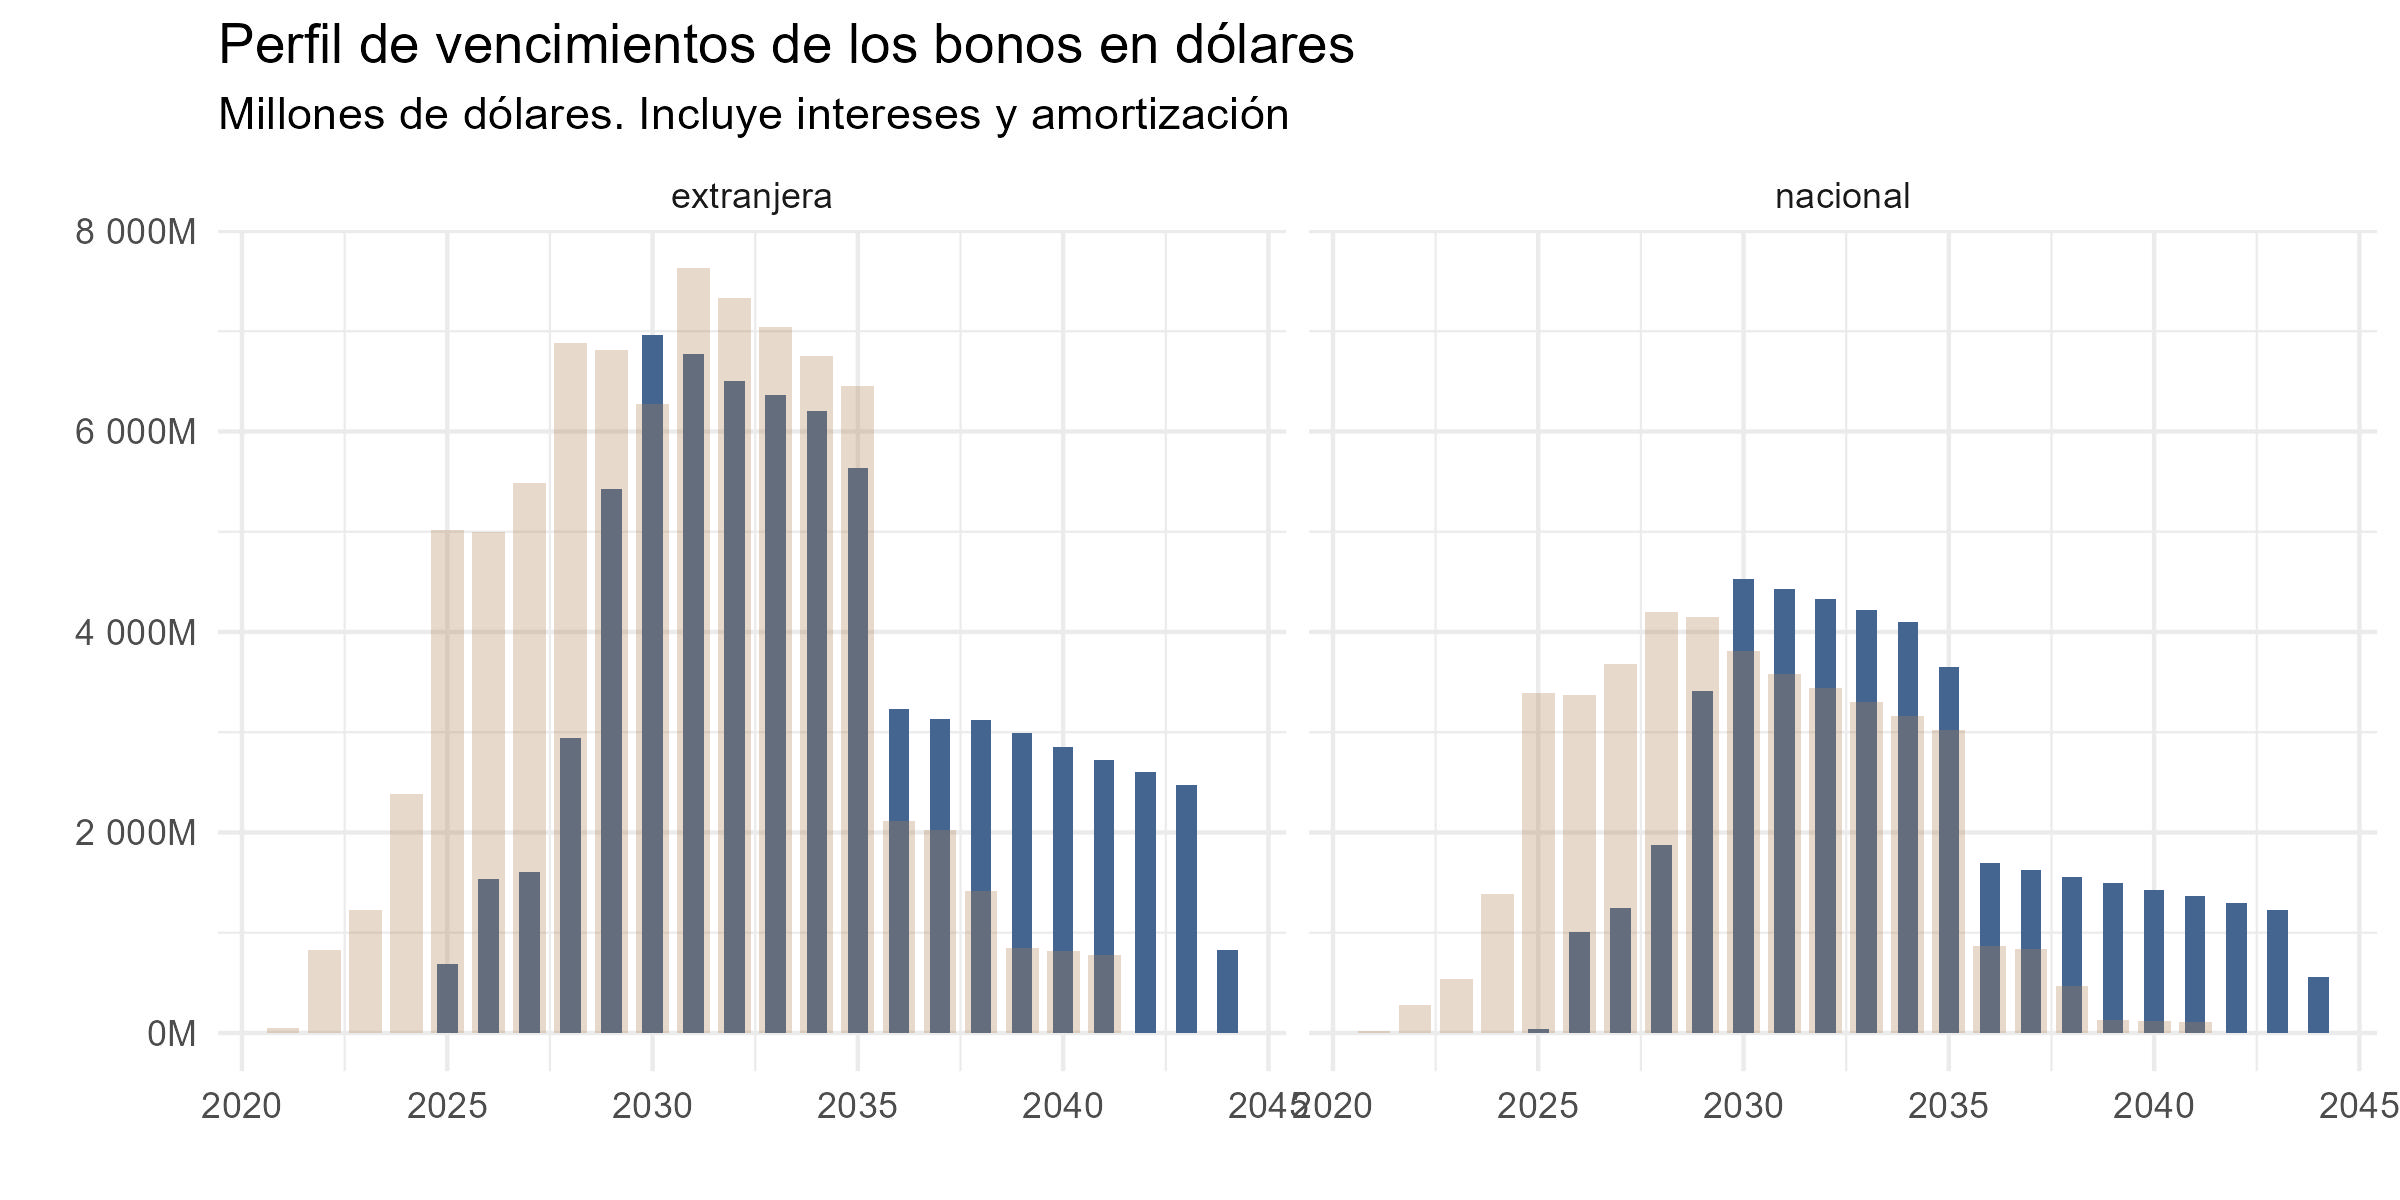

Recreate this plot in R.
library(tidyverse)

# Levanto los cashflows en USD para calcular los perfiles de vencimientos
ruta <- 'Cashflow - Bonos - TABLEAU.xlsx'
hojas <- readxl::excel_sheets(ruta )

actual <- readxl::read_excel(ruta,sheet='1.2. Cashflow unificado - c Mon')

bonos_actual <- select(actual,c(fecha = 1,cupon_nacional = 'LEY NACIONAL',amortizacion_nacional='...13',
                                cupon_extranjera='LEY EXTRANJERA',amortizacion_extranjera='...26')) %>% 
  filter(!is.na(fecha)) %>% 
  mutate(cat = 'actual')


nuevos <- readxl::read_excel(ruta,sheet='4.2. Cashflow unificado - c Mon')
bonos_nuevos <- select(nuevos,c(fecha = 1,cupon_nacional = 'LEY NACIONAL',amortizacion_nacional='...11',
                                cupon_extranjera='LEY EXTRANJERA',amortizacion_extranjera='...24')) %>% 
  filter(!is.na(fecha))%>% 
  mutate(cat = 'reestructuración')


bonos_todos <- bind_rows(bonos_actual,bonos_nuevos)

bonos_todos_long <- bonos_todos %>% 
  pivot_longer(cols = c(cupon_nacional,cupon_extranjera,amortizacion_nacional,amortizacion_extranjera),
               names_to='var',values_to = 'valor') %>% 
  separate_wider_delim(var, "_", names = c("tipo", "legislacion"))


bonos_long_anio <- bonos_todos_long %>% 
  mutate(anio = lubridate::year(fecha)) %>% 
  group_by(anio,cat,legislacion) %>% 
  summarise(valor = sum(as.numeric(valor),na.rm=T))
  
ggplot()+
  geom_col(aes(x=anio,y=valor,fill=cat,group=cat),
           data = bonos_long_anio %>% filter(cat=='reestructuración'),
           width=.5,
           alpha=1,fill='#446590FF')+
  geom_col(aes(x=anio,y=valor,fill=cat,group=cat),
           data = bonos_long_anio %>% filter(cat=='actual'),
           width=.8,
           alpha=.3,fill='#AD8152FF')+
  facet_wrap(~legislacion)+
  scale_y_continuous(labels = scales::number_format(scale = 1/1e+6,suffix='M'))+
  theme_minimal()+
  theme(legend.position = 'top')+
    labs(x='',y='',title='Perfil de vencimientos de los bonos en dólares',
         subtitle = 'Millones de dólares. Incluye intereses y amortización')
ggsave('perfil_vencimientos.jpg',width = 8,height = 4)
